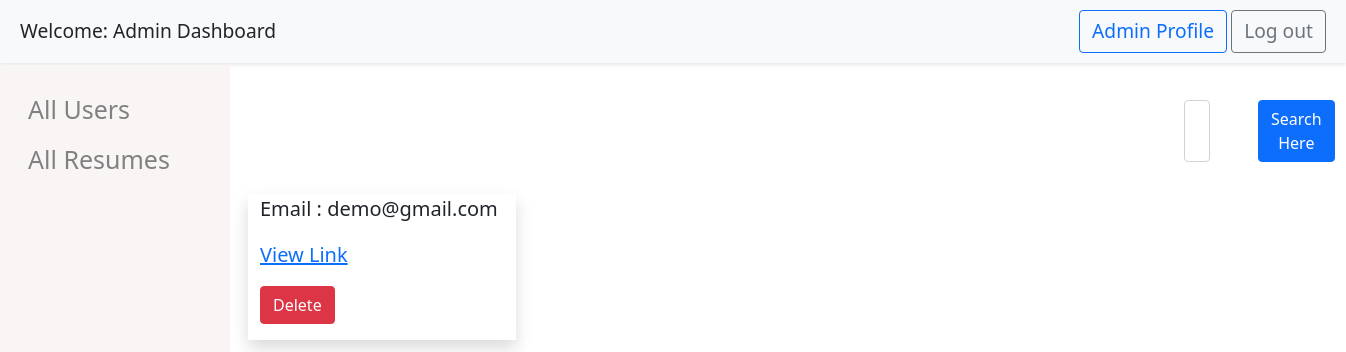
Page /users/ (signed in) on the earlier database version.
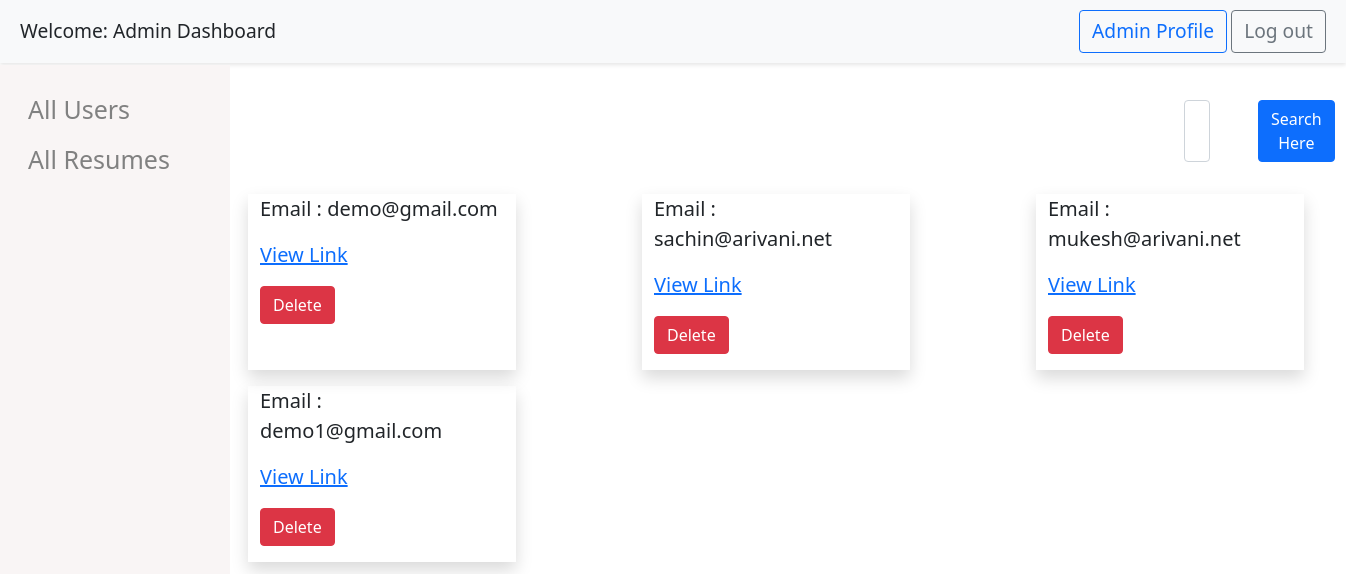
Same page on the later database version.
### app1/models.py (models this page shows)
class Users(models.Model):
    email = models.CharField(max_length=200)
    password = models.CharField(max_length=20)

### app1/views.py (the view)
# urls.py: path('users/', views.All_users.as_view(), name='users'),
class All_users(View):
    def get(self,request):
        self.admin = request.session.get('admin',False)
        if not self.admin:
            return redirect('/admin/')
        self.users_obj = Users.objects.all()
        return render(request, 'dashboard.html', {'users': self.users_obj})

### app1/templates/dashboard.html (shortened to what this page needs)
{% load static %}
{% load myfilter %}
<!DOCTYPE html>
<html lang="en">
<head>
    <link rel="stylesheet" href="{% static 'mystyle.css' %}">
    <link href="https://cdnjs.cloudflare.com/ajax/libs/bootstrap/5.3.0/css/bootstrap.min.css" rel="stylesheet">
    <link href="https://cdn.jsdelivr.net/npm/bootstrap@5.0.2/dist/css/bootstrap.min.css" rel="stylesheet"
>
</head>
<body>
    <div class="header w-100" style="position: fixed;">
        <div class="font-size">Welcome: Admin Dashboard</div>
        <div>
            <a class="font-size btn btn-outline-primary">Admin Profile</a>
            <a class="font-size btn btn-outline-secondary" href="/admin-logout/">Log out</a>
        </div>
    </div>
    <div class="container row">
        <div class="sidenav">
            <a href="{% url 'users' %}">All Users</a>
            <a href="/resumes/">All Resumes</a>
        </div>
        <div class="main">
            <div class="row mb-4 search-design">
                <form method="post" action="/filter-resumes/" class="d-flex gap-5" style="float: right;">
                    <input type="text" name="searchResume" id="searchResume" class="form-control w-50">
                    <button type="submit" class="btn btn-primary">Search Here</button>
                </form>
            </div>
            {% if users %}
            <div class="row col-md-12 justify-content-between">
                {% for user in users %}
                <div class="col-md-3 shadow m-2">
                    <p>Email : {{user.email}}</p>
                    <p><a href="/view-user/{{ user.id }}/" target="_blank">View Link</a></p>
                    <p><a href="/delete-user/{{ user.id }}/" target="_self" class="btn btn-danger">Delete</a></p>
                </div>
                {% endfor %}
            </div>
            {% endif %}
        </div>
    </div>
</body>
</html>

### static/mystyle.css (style rules this page uses)
.header { display: flex; justify-content: space-between; align-items: center; padding: 10px 20px; background-color: #f8f9fa; box-shadow: 0 2px 4px rgba(0, 0, 0, 0.1); }
.header .font-size { font-size: 1.2rem; }
form { max-width: 500px; margin: auto; }
.container { padding-top: 50px; }

### app1/templates/dashboard.html (style rules this page uses)
.sidenav { height: 100%; width: 230px; position: fixed; z-index: 1; top: 65px; left: 0; background-color: #f9f5f5; overflow-x: hidden; padding-top: 20px; }
.sidenav a { padding: 6px 8px 6px 16px; text-decoration: none; font-size: 25px; color: #818181; display: block; }
.main { margin-left: 230px; margin-top: 70px; font-size: 20px; padding: 10px 10px; }
.search-design { margin-left: 920px; margin-top: -30px; }

Differences in the rows shown:
added Users: email "sachin@arivani.net"
added Users: email "mukesh@arivani.net"
added Users: email "demo1@gmail.com"
